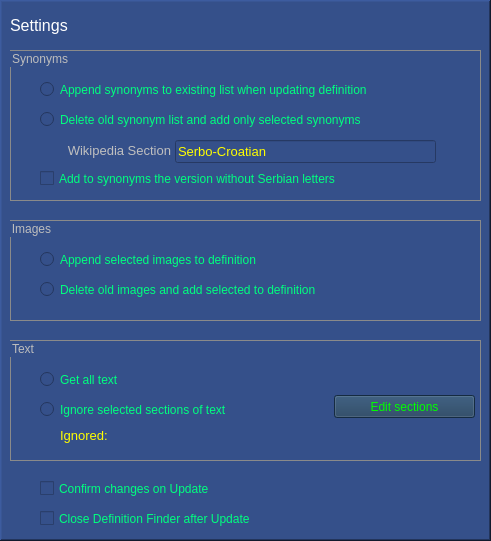
  <widget class="QFrame" name="frm_settings">
   <property name="geometry">
    <rect>
     <x>600</x>
     <y>180</y>
     <width>491</width>
     <height>541</height>
    </rect>
   </property>
   <property name="styleSheet">
    <string notr="true">background-color: rgb(53, 80, 138);
color: rgb(255, 255, 0);</string>
   </property>
   <property name="frameShape">
    <enum>QFrame::WinPanel</enum>
   </property>
   <property name="frameShadow">
    <enum>QFrame::Raised</enum>
   </property>
   <property name="lineWidth">
    <number>2</number>
   </property>
   <widget class="QLabel" name="lbl_settings_title">
    <property name="geometry">
     <rect>
      <x>10</x>
      <y>10</y>
      <width>471</width>
      <height>30</height>
     </rect>
    </property>
    <property name="font">
     <font>
      <pointsize>12</pointsize>
     </font>
    </property>
    <property name="styleSheet">
     <string notr="true">color: rgb(255, 255, 255);</string>
    </property>
    <property name="text">
     <string>Settings</string>
    </property>
   </widget>
   <widget class="QGroupBox" name="grp_settings_syn">
    <property name="geometry">
     <rect>
      <x>10</x>
      <y>50</y>
      <width>471</width>
      <height>151</height>
     </rect>
    </property>
    <property name="styleSheet">
     <string notr="true">QGroupBox {color: rgb(189, 189, 189); border: 1px solid rgb(138, 138, 138);} QGroupBox:hover {color: rgb(255, 255, 0);  border: 1px solid rgb(255, 255, 255);}</string>
    </property>
    <property name="title">
     <string>Synonyms</string>
    </property>
    <property name="flat">
     <bool>false</bool>
    </property>
    <widget class="QRadioButton" name="rbt_settings_syn_append">
     <property name="geometry">
      <rect>
       <x>30</x>
       <y>30</y>
       <width>431</width>
       <height>19</height>
      </rect>
     </property>
     <property name="font">
      <font>
       <pointsize>9</pointsize>
      </font>
     </property>
     <property name="styleSheet">
      <string notr="true">QRadioButton {color: rgb(0, 255, 127);} QRadioButton:hover {color: rgb(170, 255, 255);}</string>
     </property>
     <property name="text">
      <string>Append synonyms to existing list when updating definition</string>
     </property>
    </widget>
    <widget class="QRadioButton" name="rbt_settings_syn_replace">
     <property name="geometry">
      <rect>
       <x>30</x>
       <y>60</y>
       <width>431</width>
       <height>19</height>
      </rect>
     </property>
     <property name="font">
      <font>
       <pointsize>9</pointsize>
      </font>
     </property>
     <property name="styleSheet">
      <string notr="true">QRadioButton {color: rgb(0, 255, 127);} QRadioButton:hover {color: rgb(170, 255, 255);}</string>
     </property>
     <property name="text">
      <string>Delete old synonym list and add only selected synonyms</string>
     </property>
    </widget>
    <widget class="QLabel" name="lbl_settings_syn_section">
     <property name="geometry">
      <rect>
       <x>30</x>
       <y>90</y>
       <width>131</width>
       <height>21</height>
      </rect>
     </property>
     <property name="font">
      <font>
       <pointsize>10</pointsize>
      </font>
     </property>
     <property name="styleSheet">
      <string notr="true">color: rgb(191, 191, 191);</string>
     </property>
     <property name="text">
      <string>Wikipedia Section</string>
     </property>
     <property name="alignment">
      <set>Qt::AlignRight|Qt::AlignTrailing|Qt::AlignVCenter</set>
     </property>
     <property name="textInteractionFlags">
      <set>Qt::LinksAccessibleByMouse|Qt::TextSelectableByMouse</set>
     </property>
    </widget>
    <widget class="QLineEdit" name="txt_settings_syn_section">
     <property name="geometry">
      <rect>
       <x>165</x>
       <y>90</y>
       <width>261</width>
       <height>23</height>
      </rect>
     </property>
     <property name="font">
      <font>
       <pointsize>10</pointsize>
      </font>
     </property>
     <property name="styleSheet">
      <string notr="true">QLineEdit:hover {background-color: rgb(48, 98, 147);}
</string>
     </property>
     <property name="text">
      <string>Serbo-Croatian</string>
     </property>
     <property name="placeholderText">
      <string>Serbo-Croatian</string>
     </property>
    </widget>
    <widget class="QCheckBox" name="chk_settings_no_serbian">
     <property name="geometry">
      <rect>
       <x>30</x>
       <y>120</y>
       <width>431</width>
       <height>17</height>
      </rect>
     </property>
     <property name="styleSheet">
      <string notr="true">QCheckBox {color: rgb(0, 255, 127);} QCheckBox:hover {color: rgb(170, 255, 255);}</string>
     </property>
     <property name="text">
      <string>Add to synonyms the version without Serbian letters</string>
     </property>
    </widget>
    <widget class="QLabel" name="lbl_settings_txt_info_pic">
     <property name="geometry">
      <rect>
       <x>436</x>
       <y>90</y>
       <width>23</width>
       <height>23</height>
      </rect>
     </property>
     <property name="text">
      <string/>
     </property>
     <property name="pixmap">
      <pixmap>../images/messagebox_information.png</pixmap>
     </property>
     <property name="scaledContents">
      <bool>true</bool>
     </property>
    </widget>
   </widget>
   <widget class="QGroupBox" name="grp_settings_img">
    <property name="geometry">
     <rect>
      <x>10</x>
      <y>220</y>
      <width>471</width>
      <height>101</height>
     </rect>
    </property>
    <property name="styleSheet">
     <string notr="true">QGroupBox {color: rgb(189, 189, 189); border: 1px solid rgb(138, 138, 138);} QGroupBox:hover {color: rgb(255, 255, 0);  border: 1px solid rgb(255, 255, 255);}</string>
    </property>
    <property name="title">
     <string>Images</string>
    </property>
    <property name="flat">
     <bool>false</bool>
    </property>
    <widget class="QRadioButton" name="rbt_settings_img_append">
     <property name="geometry">
      <rect>
       <x>30</x>
       <y>30</y>
       <width>431</width>
       <height>19</height>
      </rect>
     </property>
     <property name="font">
      <font>
       <pointsize>9</pointsize>
      </font>
     </property>
     <property name="styleSheet">
      <string notr="true">QRadioButton {color: rgb(0, 255, 127);} QRadioButton:hover {color: rgb(170, 255, 255);}</string>
     </property>
     <property name="text">
      <string>Append selected images to definition</string>
     </property>
    </widget>
    <widget class="QRadioButton" name="rbt_settings_img_replace">
     <property name="geometry">
      <rect>
       <x>30</x>
       <y>60</y>
       <width>431</width>
       <height>19</height>
      </rect>
     </property>
     <property name="font">
      <font>
       <pointsize>9</pointsize>
      </font>
     </property>
     <property name="styleSheet">
      <string notr="true">QRadioButton {color: rgb(0, 255, 127);} QRadioButton:hover {color: rgb(170, 255, 255);}</string>
     </property>
     <property name="text">
      <string>Delete old images and add selected to definition</string>
     </property>
    </widget>
   </widget>
   <widget class="QCheckBox" name="chk_settings_auto_close">
    <property name="geometry">
     <rect>
      <x>40</x>
      <y>510</y>
      <width>431</width>
      <height>17</height>
     </rect>
    </property>
    <property name="styleSheet">
     <string notr="true">QCheckBox {color: rgb(0, 255, 127);} QCheckBox:hover {color: rgb(170, 255, 255);}</string>
    </property>
    <property name="text">
     <string>Close Definition Finder after Update</string>
    </property>
   </widget>
   <widget class="QCheckBox" name="chk_settings_confirmation">
    <property name="geometry">
     <rect>
      <x>40</x>
      <y>480</y>
      <width>431</width>
      <height>17</height>
     </rect>
    </property>
    <property name="styleSheet">
     <string notr="true">QCheckBox {color: rgb(0, 255, 127);} QCheckBox:hover {color: rgb(170, 255, 255);}</string>
    </property>
    <property name="text">
     <string>Confirm changes on Update</string>
    </property>
   </widget>
   <widget class="QGroupBox" name="grp_settings_txt">
    <property name="geometry">
     <rect>
      <x>10</x>
      <y>340</y>
      <width>471</width>
      <height>121</height>
     </rect>
    </property>
    <property name="styleSheet">
     <string notr="true">QGroupBox {color: rgb(189, 189, 189); border: 1px solid rgb(138, 138, 138);} QGroupBox:hover {color: rgb(255, 255, 0);  border: 1px solid rgb(255, 255, 255);}</string>
    </property>
    <property name="title">
     <string>Text</string>
    </property>
    <property name="flat">
     <bool>false</bool>
    </property>
    <widget class="QRadioButton" name="rbt_settings_txt_all">
     <property name="geometry">
      <rect>
       <x>30</x>
       <y>30</y>
       <width>431</width>
       <height>19</height>
      </rect>
     </property>
     <property name="font">
      <font>
       <pointsize>9</pointsize>
      </font>
     </property>
     <property name="styleSheet">
      <string notr="true">QRadioButton {color: rgb(0, 255, 127);} QRadioButton:hover {color: rgb(170, 255, 255);}</string>
     </property>
     <property name="text">
      <string>Get all text</string>
     </property>
    </widget>
    <widget class="QRadioButton" name="rbt_settings_txt_ignore">
     <property name="geometry">
      <rect>
       <x>30</x>
       <y>60</y>
       <width>291</width>
       <height>19</height>
      </rect>
     </property>
     <property name="font">
      <font>
       <pointsize>9</pointsize>
      </font>
     </property>
     <property name="styleSheet">
      <string notr="true">QRadioButton {color: rgb(0, 255, 127);} QRadioButton:hover {color: rgb(170, 255, 255);}</string>
     </property>
     <property name="text">
      <string>Ignore selected sections of text</string>
     </property>
    </widget>
    <widget class="QPushButton" name="btn_settings_txt_ignore_edit">
     <property name="geometry">
      <rect>
       <x>324</x>
       <y>55</y>
       <width>141</width>
       <height>23</height>
      </rect>
     </property>
     <property name="styleSheet">
      <string notr="true">QPushButton {color: #00ff00; background-color: #1e3c5b;} QPushButton:hover {background-color: qlineargradient(spread:pad, x1:0, y1:0.00568182, x2:0.98, y2:0.982955, stop:0 rgb(38, 19, 255), stop:1 rgb(150, 207, 207));}</string>
     </property>
     <property name="text">
      <string>Edit sections</string>
     </property>
    </widget>
    <widget class="QLabel" name="lbl_settings_txt_ignored">
     <property name="geometry">
      <rect>
       <x>50</x>
       <y>80</y>
       <width>411</width>
       <height>31</height>
      </rect>
     </property>
     <property name="font">
      <font>
       <pointsize>10</pointsize>
      </font>
     </property>
     <property name="text">
      <string>Ignored:</string>
     </property>
     <property name="alignment">
      <set>Qt::AlignLeading|Qt::AlignLeft|Qt::AlignVCenter</set>
     </property>
     <property name="wordWrap">
      <bool>true</bool>
     </property>
    </widget>
   </widget>
  </widget>
